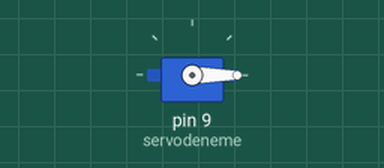
Recording of a sketch running on a simulated Arduino Uno, built with avr-gcc and run on an emulated ATmega328P. Parts: servo.

Above: at 0.05 s.
At 3.25 s:
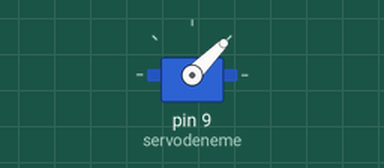
At 6.5 s:
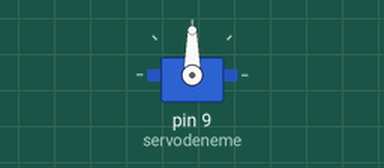
At 13.0 s:
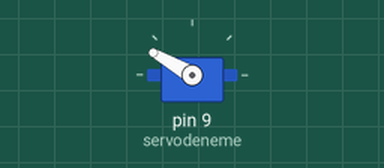
Timing chart, 0 to 16.9 s (numbered marks = the images above):
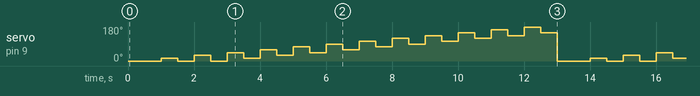

The sketch:

servo.ino
```cpp
#include <Servo.h>
Servo servodeneme;

void setup()
{
  servodeneme.attach(9);
}

void loop()
{

     for(int i=0; i<=180; i=i+15)
     {
     servodeneme.write(i);
     delay(500);
     servodeneme.write(i-30);
     delay(500);
     }

}
```

Measured:
- by itself, servo on pin 9 (servodeneme): moves between 0° and 180°, repeating every 13.0 s
